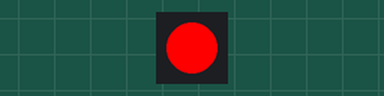
This sketch was run on a simulated Arduino Uno, built with avr-gcc and run on an emulated ATmega328P. On the bench: 1 RGB LEDs in strip order, left to right.

Above: at 0.2 s.
At 1.2 s:
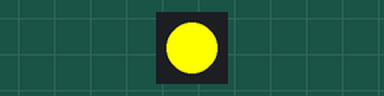
At 2.2 s:
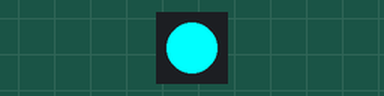
At 4.7 s:
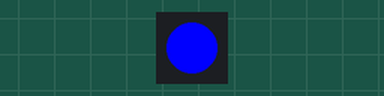
Timing chart, 0 to 5.2 s (numbered marks = the images above):
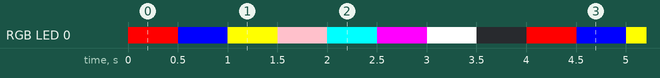

The sketch:

FastLed-Blink.ino
```cpp
#include <FastLED.h>

#define NUM_LEDS 1
#define DATA_PIN 8

CRGB leds[NUM_LEDS];

void setup() {
      FastLED.addLeds<WS2812, DATA_PIN, GRB>(leds, NUM_LEDS);
}

void loop() {
  // Turn the LED on, then pause
  leds[0] = CRGB::Red;
  FastLED.show();
  delay(500);
  leds[0] = CRGB::Blue;
  FastLED.show();
  delay(500);
  leds[0] = CRGB::Yellow;
  FastLED.show();
  delay(500);
  leds[0] = CRGB::Pink;
  FastLED.show();
  delay(500);
  leds[0] = CRGB::Cyan;
  FastLED.show();
  delay(500);
  leds[0] = CRGB::Magenta;
  FastLED.show();
  delay(500);
  leds[0] = CRGB::White;
  FastLED.show();
  delay(500);
  // Now turn the LED off, then pause
  leds[0] = CRGB::Black;
  FastLED.show();
  delay(500);
}
```

Measured:
- by itself, RGB LED 0: repeats every 4.0 s: RGB(0, 0, 255) 0.50 s, RGB(255, 255, 0) 0.50 s, RGB(255, 192, 203) 0.50 s, RGB(0, 255, 255) 0.50 s, RGB(255, 0, 255) 0.50 s, RGB(255, 255, 255) 0.50 s, off 0.50 s, RGB(255, 0, 0) 0.50 s
- by itself, everything shown: repeats every 4.0 s, in 8 steps
